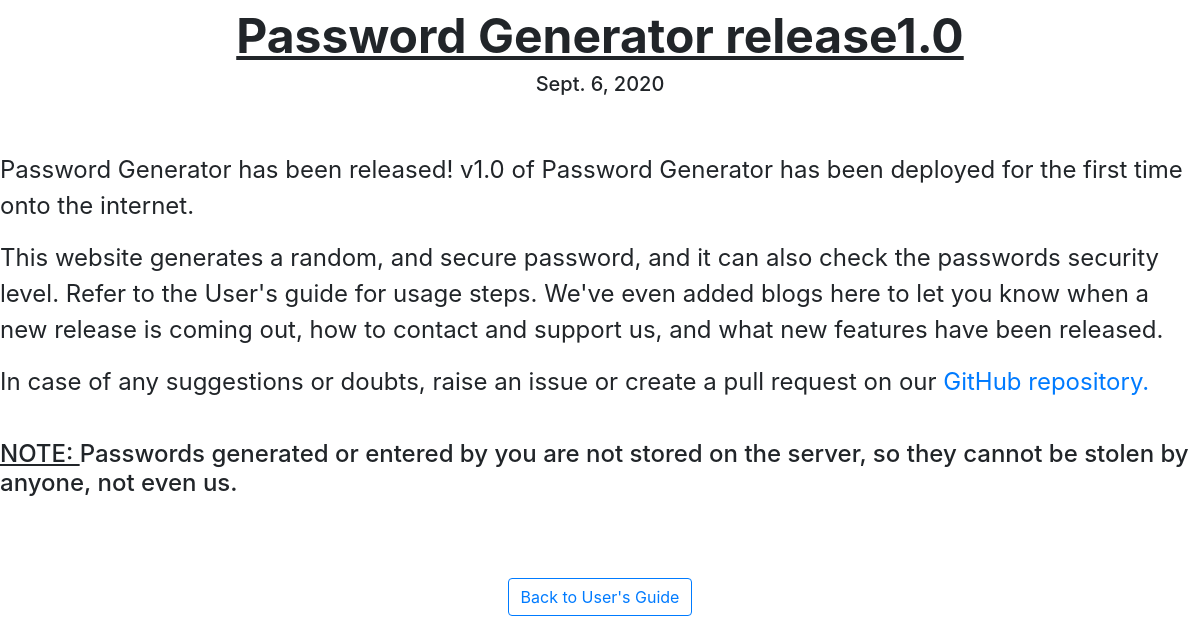
Page /4/ on the committed database.
### password_generator/models.py (models this page shows, shortened)
class Guide(models.Model):
    title = models.CharField(max_length=50)
    description = models.TextField()
    date = models.DateField()
    assurance = models.CharField(blank=True, max_length=120)

### password_generator/views.py (the view)
# urls.py: path('<int:blog_id>/', views.full_blog, name = 'full_blog'),
def full_blog(request, blog_id):
    blog = get_object_or_404(Guide, pk=blog_id)
    return render(request, 'password_generator/full_blog.html', {'blog': blog})

### password_generator/templates/password_generator/full_blog.html (shortened to what this page needs)
<link rel="stylesheet" href="https://stackpath.bootstrapcdn.com/bootstrap/4.5.2/css/bootstrap.min.css">
{% load static %}
<div class="container text-center">
  <font size = 200><b><u>{{blog.title}}</u></b></font>
  <h5>{{blog.date}}</h5>
</div>
<br><br><font size = 5>
{{blog.description|safe}}
</font>
{% if blog.assurance %}
<br><h4><u>NOTE: </u>{{blog.assurance}}</h4>
{% endif %}
<center><a href="{% url 'guide' %}" class="btn btn-outline-primary">Back to User's Guide</a></center>

### rows in the picture
Guide: title "Password Generator release1.0", date "Sept. 6, 2020", description "Password Generator has been released! v1.0 of Password Generator has been deployed for the first time onto the internet. This website generates a random, and secure password, and it can also check the passwords security level. Refer to the User's guide for usage steps. We've even added blogs here to let you know when a new release is coming out, how to contact and support us, and what new features have been released. In case of any suggestions or doubts, raise an issue or create a pull request on our GitHub repository.", assurance "Passwords generated or entered by you are not stored on the server, so they cannot be stolen by anyone, not even us."
